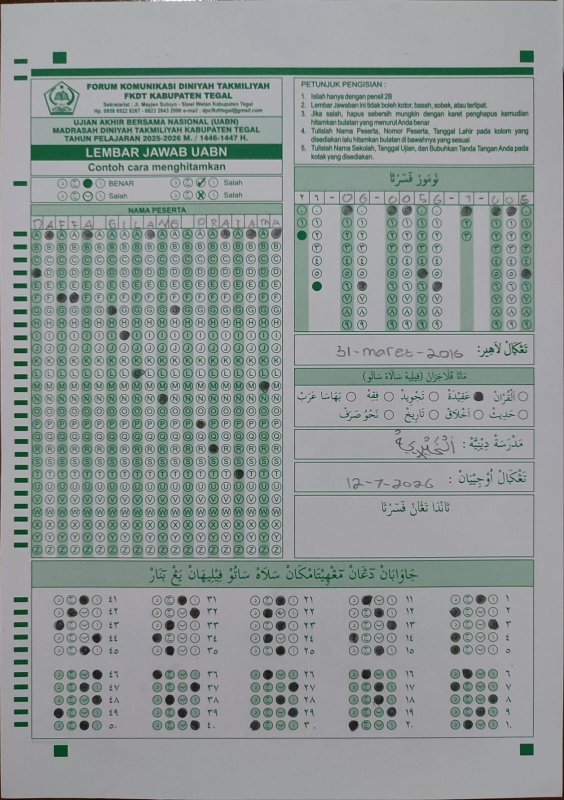
#> input picture data/uploads/Jk_akqidah.jfif, 1128 x 1600 px, found by its file name (shown at 1/2 size)
$ python test_omr.py
#> lines starting #> are read from the running program, lines starting #| are printed output that depends on the picture; after the words box and inside, x2 and y2 are one past the last pixel; in counts of white or black regions, pixels touching at a corner belong together
#> in scan_omr_full_page, img is the input picture: shape (1600, 1128, 3); mean B, G, R 150.1, 151.1, 143
import cv2
import numpy as np

# Fungsi bantu transformasi (tetap dipakai agar kertas tegak lurus)
def order_points(pts):
    rect = np.zeros((4, 2), dtype="float32")
    s = pts.sum(axis=1)
    rect[0] = pts[np.argmin(s)]; rect[2] = pts[np.argmax(s)]
    diff = np.diff(pts, axis=1)
    rect[1] = pts[np.argmin(diff)]; rect[3] = pts[np.argmax(diff)]
    return rect

def four_point_transform(image, pts):
    rect = order_points(pts)
    (tl, tr, br, bl) = rect
    widthA = np.linalg.norm(br - bl); widthB = np.linalg.norm(tr - tl)
    maxWidth = int(max(widthA, widthB))
    heightA = np.linalg.norm(tr - br); heightB = np.linalg.norm(tl - bl)
    maxHeight = int(max(heightA, heightB))
    dst = np.array([[0, 0], [maxWidth - 1, 0], [maxWidth - 1, maxHeight - 1], [0, maxHeight - 1]], dtype="float32")
    M = cv2.getPerspectiveTransform(rect, dst)
    return cv2.warpPerspective(image, M, (maxWidth, maxHeight))

def find_four_anchors(img):
    gray = cv2.cvtColor(img, cv2.COLOR_BGR2GRAY)
    blurred = cv2.GaussianBlur(gray, (5, 5), 0)
    thresh = cv2.threshold(blurred, 74, 255, cv2.THRESH_BINARY_INV)[1]
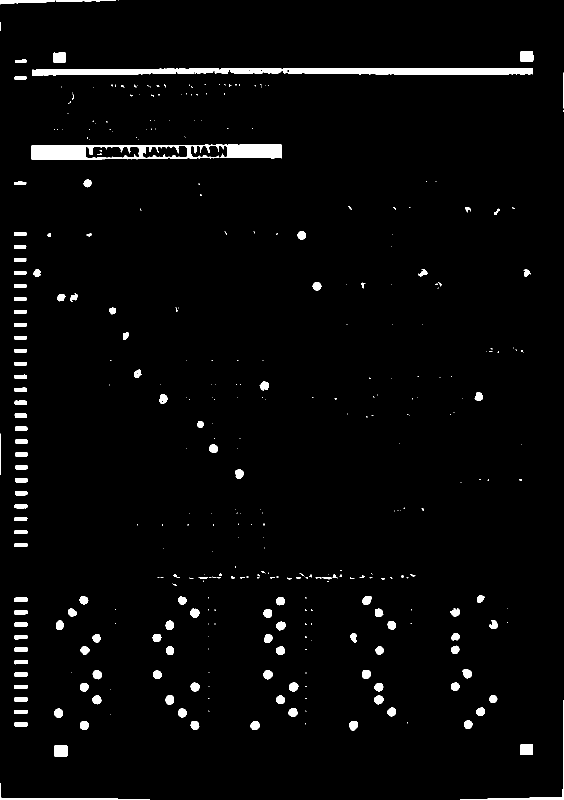
#> thresh: shape (1600, 1128) (shown at 1/2 size); 2.7% white; 374 white regions (241 under 20 px)

    cnts, _ = cv2.findContours(thresh, cv2.RETR_EXTERNAL, cv2.CHAIN_APPROX_SIMPLE)
#> cnts = 372 contours, 247 with area under 20; largest, box (x1, y1, x2, y2) and area: (62, 289, 564, 320) 11686, (64, 136, 1066, 151) 10004, (920, 1400, 1128, 1600) 722, (0, 1566, 300, 1600) 631, (108, 1491, 135, 1513) 543

    # Kumpulkan semua calon anchor
    candidates = []
    h, w = img.shape[:2]
#> h = 1600; w = 1128

    for c in cnts:
        peri = cv2.arcLength(c, True)
        approx = cv2.approxPolyDP(c, 0.02 * peri, True)
        area = cv2.contourArea(c)

        # Filter: harus 4 titik, luas masuk akal, dan rasio mendekati kotak
        x, y, rect_w, rect_h = cv2.boundingRect(c)
        ratio = float(rect_w) / rect_h
        if len(approx) == 4 and 500 < area < 4000 and 0.5 < ratio < 1:
            cX, cY = x + rect_w//8, y + rect_h//8
            candidates.append([cX, cY])
#> this loop made 372 passes
#> (peri, area, x, y, rect_w, rect_h, ratio) on passes 7 to 9: (58.28, 244, 698, 1442, 18, 19, 0.947), (57.7, 237.5, 501, 1442, 19, 18, 1.06), (56.87, 222.5, 381, 1442, 18, 18, 1)
#> after the loop, candidates = []

    # LOGIKA PENTING: Pilih 4 yang paling mendekati sudut gambar
    if len(candidates) >= 4:
        # Urutkan berdasarkan jarak ke sudut (0,0), (w,0), (0,h), (w,h)
        # Atau cara termudah: ambil 4 yang paling mewakili kuadran
        candidates = np.array(candidates)
        # Di sini Anda bisa menyortir agar hanya mengambil yang paling pojok
        return candidates # Untuk testing, kembalikan semua dulu untuk melihat mana yang terdeteksi

    return None

def scan_omr_full_page(image_path):
    # 1. Load Gambar
    img = cv2.imread(image_path)

    pts = find_four_anchors(img)

    if pts is not None:
        img = four_point_transform(img, pts)

    if img is None:
        print("Error: Gambar tidak ditemukan.")
        return

    # 2. Crop header atas (160px) untuk membuang area kosong
    h_orig, w_orig = img.shape[:2]
#> h_orig = 1600; w_orig = 1128
    img = img[160:h_orig, 0:w_orig]
#> img: shape (1440, 1128, 3)

    # 3. Resize Proporsional (Penting agar tidak terpotong)
    target_width = 1000
    aspect_ratio = img.shape[0] / img.shape[1]
#> aspect_ratio = 1.28
    target_height = int(target_width * aspect_ratio)
#> target_height = 1276
    final = cv2.resize(img, (target_width, target_height))

    gray = cv2.cvtColor(final, cv2.COLOR_BGR2GRAY)
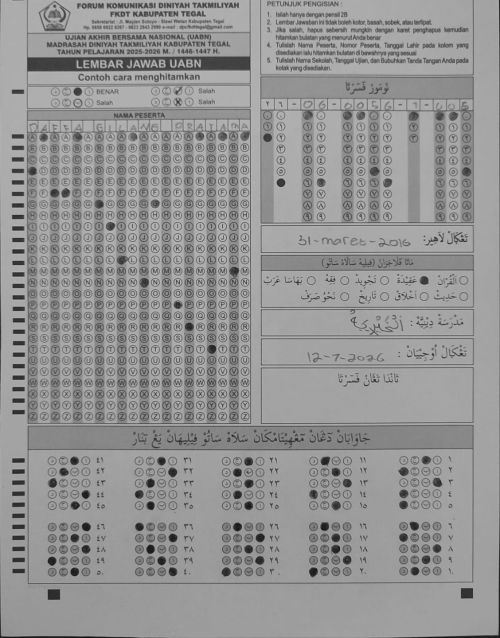
#> gray: shape (1276, 1000) (shown at 1/2 size); min 13, max 203, mean 147.4
    thresh = cv2.threshold(gray, 0, 255, cv2.THRESH_BINARY_INV | cv2.THRESH_OTSU)[1]
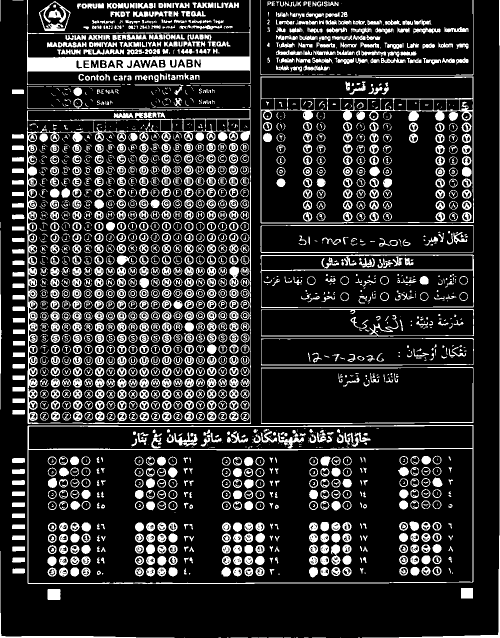
#> thresh: shape (1276, 1000) (shown at 1/2 size); 18% white; 2360 white regions (751 under 20 px), largest, box (x1, y1, x2, y2) and area: (54, 218, 502, 848) 11935, (54, 0, 501, 170) 11902, (55, 850, 947, 1168) 7353

    # --- A. SCAN NOMOR PESERTA ---
    col_x_list = [535, 561, 615, 641, 693, 719, 747, 775, 825, 878, 905, 933]
    y_digit_list = [231, 254, 275, 298, 320, 342, 365, 388, 410, 433]

    THRESHOLD_HITAM= 100

    # Digit maps untuk membatasi opsi angka per kolom
    digit_maps = [
        [0, 1, 2], [0, 1, 2, 3, 4, 5, 6],
        list(range(10)), list(range(10)), list(range(10)),
        list(range(10)), list(range(10)), list(range(10)),
        [1, 2, 3],
        list(range(10)), list(range(10)), list(range(10))
    ]

    nomor_lengkap = ""
    for col_idx, x in enumerate(col_x_list):

        if col_idx in [2,4,8,9]:
            nomor_lengkap+="-"

        scores = []

        for digit in range(len(digit_maps[col_idx])):
            y = y_digit_list[digit] # Ambil Y berdasarkan angka yang diizinkan saja
            mask = np.zeros(thresh.shape, dtype="uint8")
            cv2.circle(mask, (int(x), int(y)), 8, 255, -1)
            res = cv2.bitwise_and(thresh, thresh, mask=mask)
            scores.append(cv2.countNonZero(res))

            # Visualisasi
            cv2.circle(final, (int(x), int(y)), 8, (0, 255, 0), 1)

        # Ambil indeks digit dengan skor tertinggi HANYA dari yang diizinkan
        digit_detected = np.argmax(scores)
        nomor_lengkap += str(digit_maps[col_idx][digit_detected]) if scores[digit_detected]>THRESHOLD_HITAM else "0"
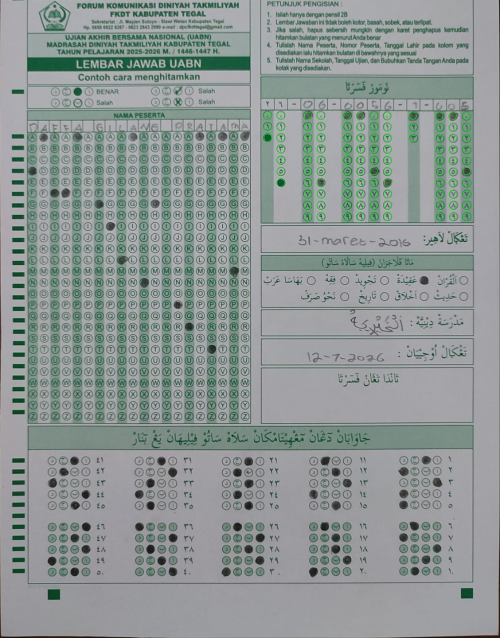
#> final: shape (1276, 1000, 3) (shown at 1/2 size); mean B, G, R 148.5, 150.4, 141.4
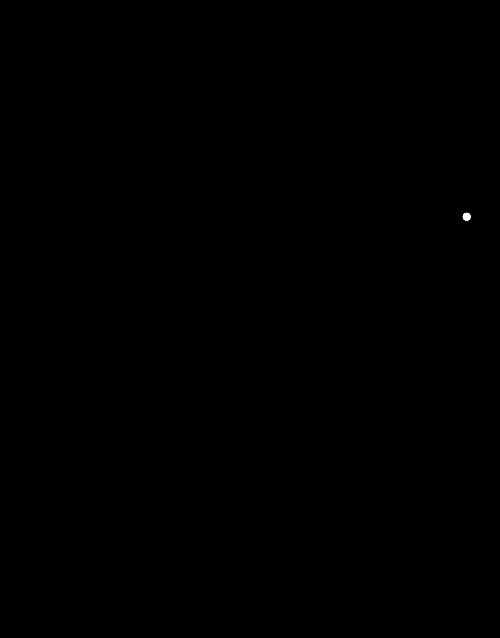
#> mask: shape (1276, 1000) (shown at 1/2 size); 0.02% white; 1 white region, box (x1, y1, x2, y2) and area: (925, 425, 942, 442) 197
#> res: shape (1276, 1000); 0.01% white; 1 white region, box (x1, y1, x2, y2) and area: (925, 425, 942, 442) 120
#> after the loop, nomor_lengkap = '26-06-0056-1-005'

    # --- B. SCAN JAWABAN (1-50) ---
    # Koordinat Y untuk 10 baris jawaban per kolom
    y_coords = [920, 943, 965, 987, 1010, 1054, 1075, 1096, 1119, 1143]
    col_x_jawaban = [872, 693, 519, 344, 170]

    jawaban_dict = {}
    for col_idx, start_x in enumerate(col_x_jawaban):
        for i in range(10):
            nomor_soal = (col_idx * 10) + (i + 1)
            y = y_coords[i]
            pilihan_scores = []

            for j in range(4):
                # x dikurangi (j*n) untuk menggeser ke opsi A, B, C, D
                x = start_x - (j * 22)
                mask = np.zeros(thresh.shape, dtype="uint8")
                cv2.circle(mask, (int(x), int(y)), 8,  255, -1)
                res = cv2.bitwise_and(thresh, thresh, mask=mask)
                pilihan_scores.append(cv2.countNonZero(res))

                # Visualisasi
                cv2.circle(final, (int(x), int(y)), 8, (0, 0, 255), 1)

            if max(pilihan_scores) > 150:
                idx = np.argmax(pilihan_scores)
                jawaban_dict[nomor_soal] = ["A", "B", "C", "D"][idx]
            else:
                jawaban_dict[nomor_soal] = "-"
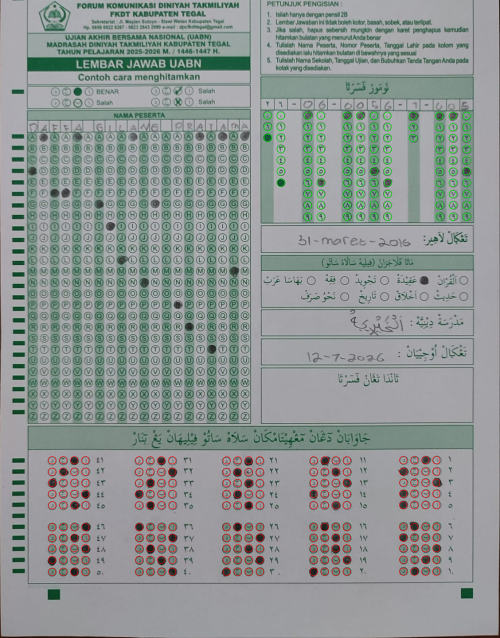
#> final: shape (1276, 1000, 3) (shown at 1/2 size); 0.69% of pixels changed, all inside (x1, y1, x2, y2) = (96, 912, 881, 1152)
#> mask: shape (1276, 1000); 0.02% white; 1 white region, box (x1, y1, x2, y2) and area: (96, 1135, 113, 1152) 197
#> res: shape (1276, 1000); 0.01% white in thin lines or dots, all inside (x1, y1, x2, y2) = (96, 1135, 113, 1152)
#> after the loop, jawaban_dict = 50 items

    # Output
    print(f"Nomor Peserta: {nomor_lengkap}")
#| Nomor Peserta: 26-06-0056-1-005
    print(f"Hasil Jawaban: {jawaban_dict}")
#> (printed output is left out)

    # Tampilkan hasil
    cv2.imshow("DEBUG FINAL", cv2.resize(final, (800, 580)))
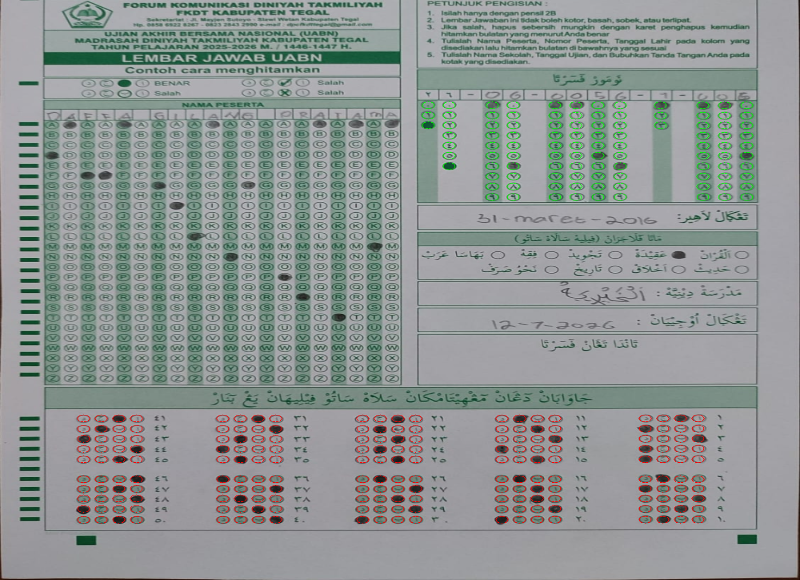
#> window 'DEBUG FINAL': shape (580, 800, 3); mean B, G, R 147.6, 149.6, 142.4
    cv2.waitKey(0)
    cv2.destroyAllWindows()

# Jalankan fungsi
scan_omr_full_page("data/uploads/jk_akqidah.jfif")

$ run again, with data/uploads/debug_temp_JK akqidah.jpg saved as data/uploads/Jk_akqidah.jfif
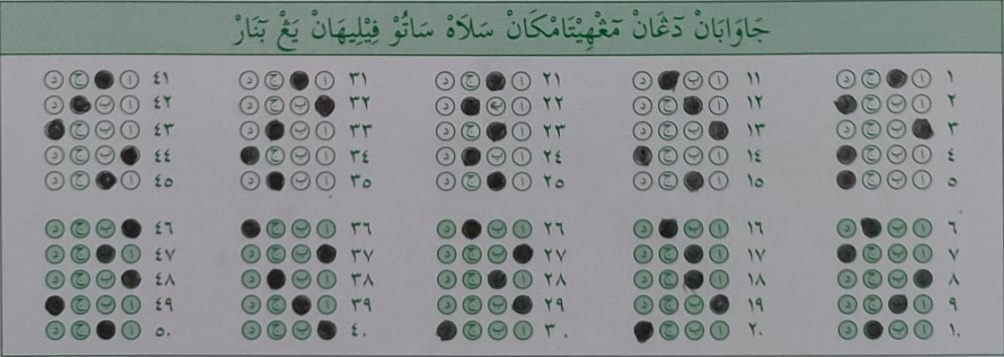
#> input picture data/uploads/debug_temp_JK akqidah.jpg, 1004 x 357 px, found by its file name
#> in scan_omr_full_page, img is the input picture: shape (357, 1004, 3); mean B, G, R 143.5, 143, 138.1
#> in find_four_anchors, `thresh = cv2.threshold(blurred, 74, 255, cv2.THRESH_BINARY_INV)[1]`:
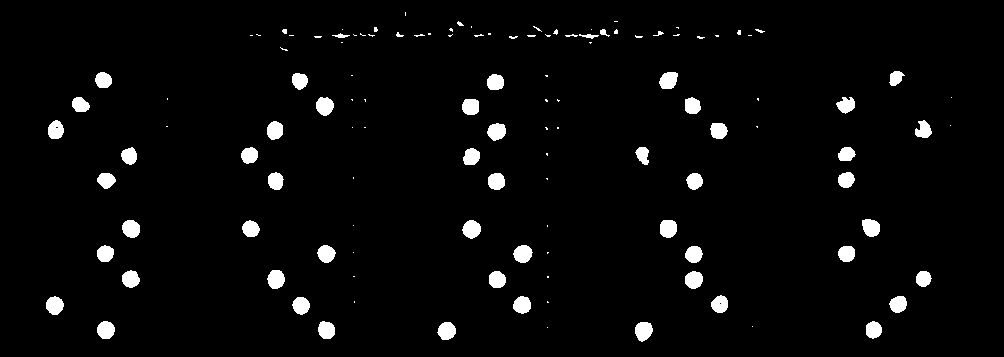
#> thresh: shape (357, 1004); 3.4% white; 123 white regions (64 under 20 px)
#> cnts = 123 contours, 70 with area under 20; largest, box (x1, y1, x2, y2) and area: (635, 322, 653, 342) 245, (513, 245, 533, 263) 241, (267, 270, 285, 289) 238, (462, 220, 481, 239) 238, (660, 220, 677, 238) 236
#> the loop in find_four_anchors, `for c in cnts:` made 123 passes
#> (peri, area, x, y, rect_w, rect_h, ratio) on passes 3, 4, 5, 6, 7, 10, 11, 12: (60.28, 245, 635, 322, 18, 20, 0.9), (57.7, 233.5, 437, 322, 19, 18, 1.06), (53.46, 201, 866, 321, 16, 18, 0.889), (56.04, 220.5, 318, 321, 17, 18, 0.944), (56.28, 231, 97, 321, 18, 18, 1), (55.7, 217.5, 292, 297, 18, 18, 1), (55.46, 209, 889, 296, 18, 17, 1.06), (56.87, 223.5, 513, 296, 18, 18, 1)
#> after the loop in find_four_anchors, `for c in cnts:`: candidates = []
#> img: shape (197, 1004, 3)
#> after the loop in scan_omr_full_page, `for col_idx, x in enumerate(col_x_list):`: nomor_lengkap = '00-00-0000-0-000'
#> after the loop in scan_omr_full_page, `for col_idx, start_x in enumerate(col_x_jawaban):`: jawaban_dict = 50 items
#| Nomor Peserta: 00-00-0000-0-000
#> (printed output is left out)
#> in scan_omr_full_page, `cv2.imshow("DEBUG FINAL", cv2.resize(final, (800, 580)))`:
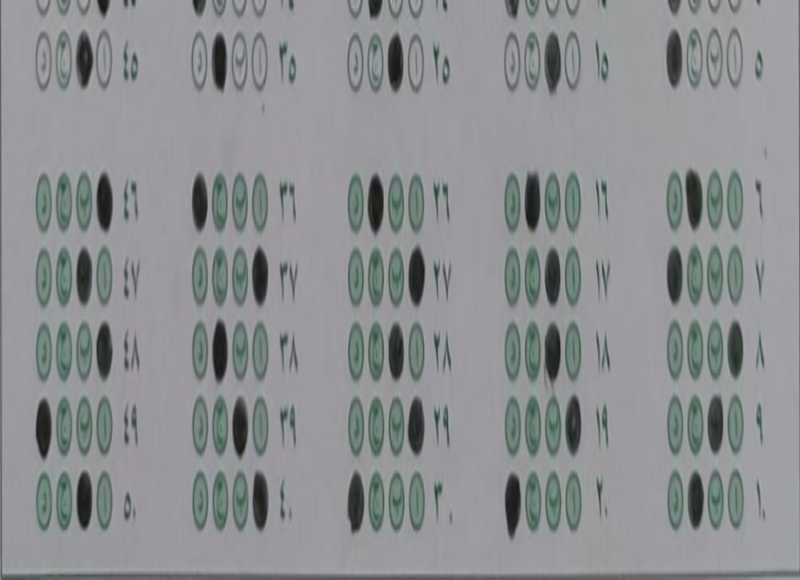
#> window 'DEBUG FINAL': shape (580, 800, 3); mean B, G, R 145.2, 143.1, 140.5
